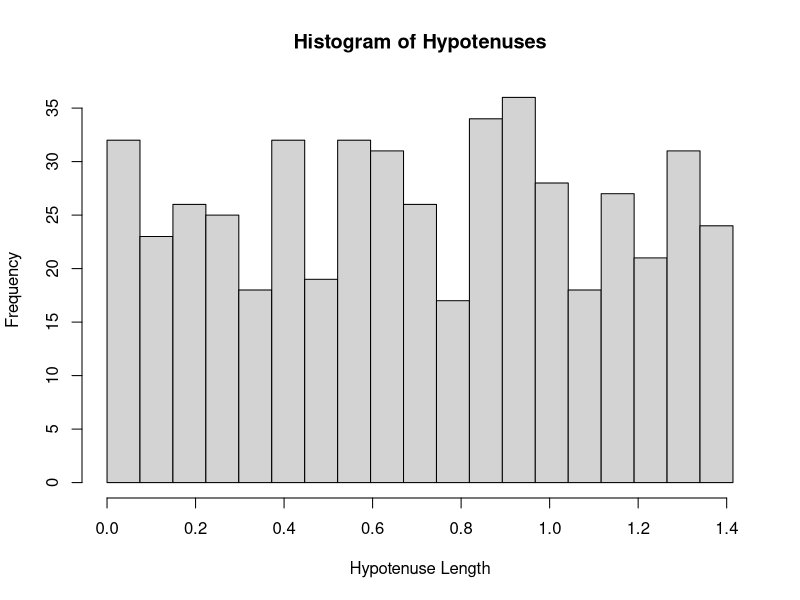
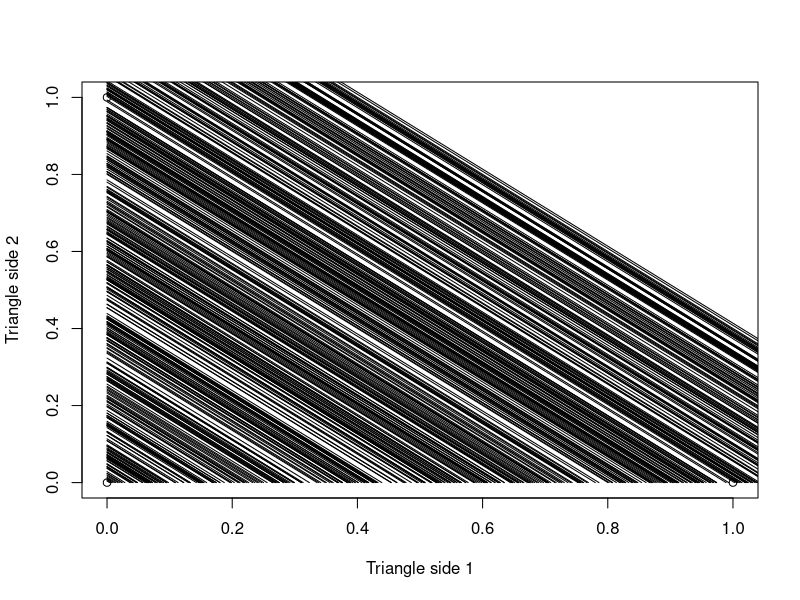

Source code (R) for these figures, in order:
## ---- chunk 1
knitr::opts_chunk$set(echo = TRUE)
## ---- chunk 2
# set up the plot by outlining the border from 0 to 1 on each of the triangle side 1 and side 2
#plot(c(0,1,0),c(1,0,0), type="p", xlab="Triangle side 1", ylab="Triangle side 2")
#i = 17 # plot the 17th hypotenuse; remove this line once you set-up the for-loop over i
# draw the hypotenuse
#lines(c(0,x[i]),c(x[i],0))
## ---- chunk 3
# Dobrow Exercise 6.57, based on 6.8
# True expected value and variance are sqrt(2)/2 and 1/6
n = 500
sides = runif(n,0,1)
hyp = numeric(n)

for (i in 1:n) {
  hyp[i] = sides[i]*sqrt(2)
}

mean(hyp)
var(hyp)
## ---- chunk 4
hist(hyp,breaks=seq(0, sqrt(2), length.out=20),main="Histogram of Hypotenuses", xlab="Hypotenuse Length", ylab="Frequency")
## ---- chunk 5
plot(c(0,1,0),c(1,0,0), type="p", xlab="Triangle side 1", ylab="Triangle side 2")
for (i in 1:n) {
  lines(c(0,hyp[i]),c(hyp[i],0))
}
## ---- chunk 6
N = 1000
U1 = runif(N,0,1)
U2 = runif(N,0,1)
Z1 = numeric(N)
Z2 = numeric(N)
for (i in 1:N) {
  
}
